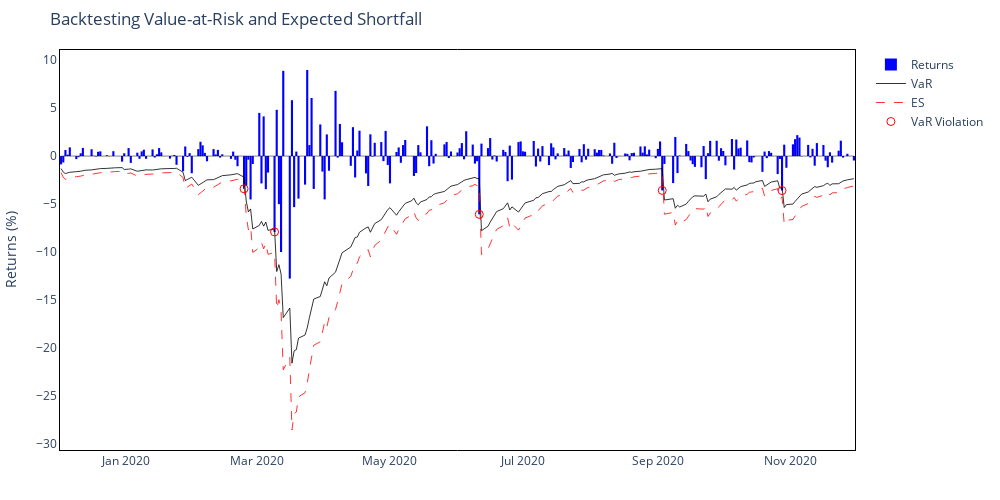
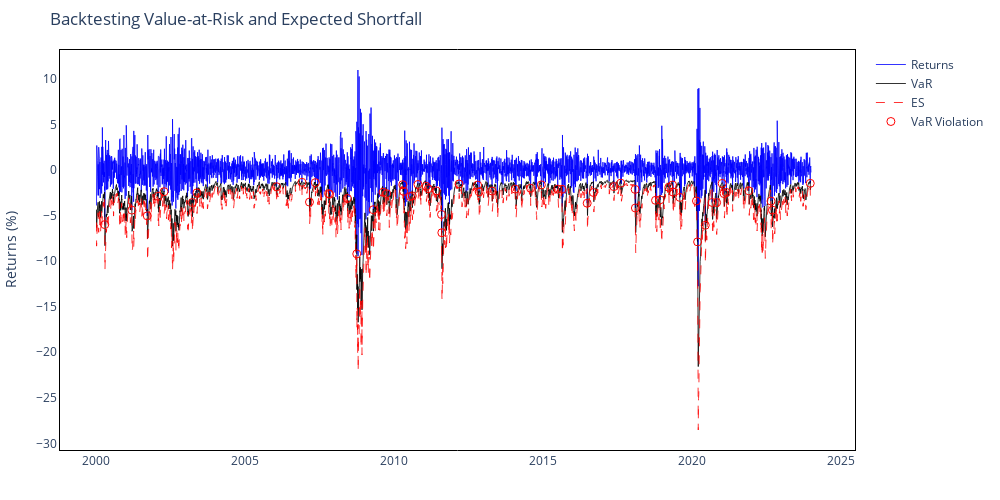
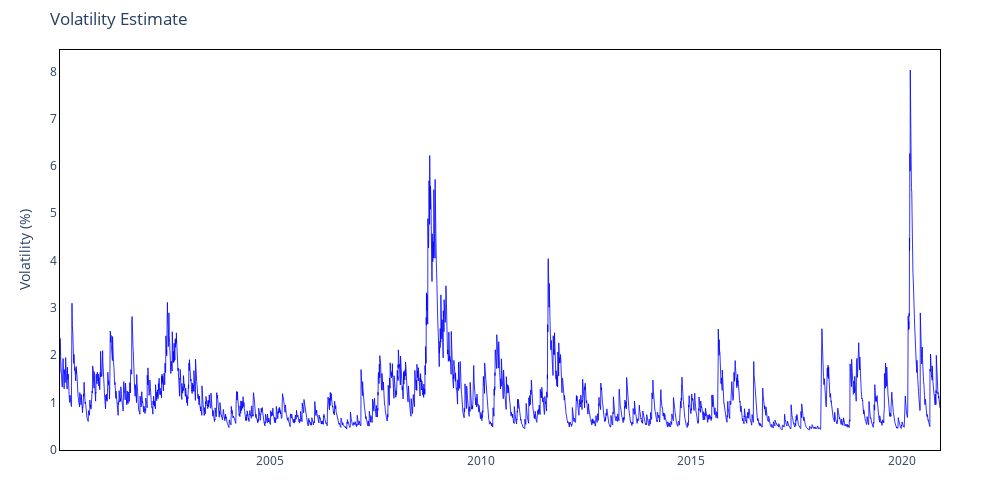

Notebook source saved alongside these figures, in order:
### Code cell
# Plot interactive VaR
fig_var = plots.plot_backtest(garch_output, subset=("2019-11-30", "2020-11-30"), interactive = True)

fig_var_long = plots.plot_backtest(garch_output, interactive = True)

# Plot interactive volatility for a subset
fig_vol = plots.plot_volatility(garch_output["Volatility"], subset=("1980-11-01", "2020-11-30"), interactive=True)

### Figure 1 — Plotly figure (JSON) as saved in the notebook; plotly's stock layout.template omitted (floating-point values rounded to 4 significant figures; data arrays with more than 128 entries replaced by an {"elided": "..."} marker saying what was removed)
{"data": [{"hovertemplate": "Date: %{x}<br>Return: %{y:.2f}%", "marker": {"color": "blue", "line": {"color": "black", "width": 0}}, "name": "Returns", "opacity": 1, "type": "bar", "x": {"elided": "252 str values"}, "y": {"elided": "252 float values"}}, {"customdata": {"elided": "252 float values"}, "hovertemplate": "Date: %{x}<br>VaR: %{customdata:.2f}%", "line": {"color": "black", "width": 0.8}, "mode": "lines", "name": "VaR", "type": "scatter", "x": {"elided": "252 str values"}, "y": {"elided": "252 float values"}}, {"customdata": {"elided": "252 float values"}, "hovertemplate": "Date: %{x}<br>ES: %{customdata:.2f}%", "line": {"color": "red", "dash": "dash", "width": 0.8}, "mode": "lines", "name": "ES", "type": "scatter", "x": {"elided": "252 str values"}, "y": {"elided": "252 float values"}}, {"hovertemplate": "Date: %{x}<br>Return: %{y:.2f}%", "marker": {"color": "red", "size": 8, "symbol": "circle-open"}, "mode": "markers", "name": "VaR Violation", "type": "scatter", "x": ["2020-02-24T00:00:00", "2020-03-09T00:00:00", "2020-06-11T00:00:00", "2020-09-03T00:00:00", "2020-10-28T00:00:00"], "y": [-3.409, -7.901, -6.075, -3.576, -3.593]}], "layout": {"bargap": 0.025, "barmode": "overlay", "height": 500, "hovermode": "x unified", "margin": {"b": 50, "l": 60, "r": 60, "t": 50}, "paper_bgcolor": "white", "plot_bgcolor": "white", "shapes": [{"line": {"color": "black", "width": 0.5}, "type": "line", "x0": "2019-12-02T00:00:00", "x1": "2020-11-30T00:00:00", "xref": "x", "y0": 0, "y1": 0, "yref": "y"}], "title": {"text": "Backtesting Value-at-Risk and Expected Shortfall"}, "width": 1000, "xaxis": {"linecolor": "black", "linewidth": 1, "mirror": true, "showline": true}, "yaxis": {"linecolor": "black", "linewidth": 1, "mirror": true, "showline": true, "title": {"text": "Returns (%)"}}}}

### Figure 2 — Plotly figure (JSON) as saved in the notebook; plotly's stock layout.template omitted (floating-point values rounded to 4 significant figures; data arrays with more than 128 entries replaced by an {"elided": "..."} marker saying what was removed)
{"data": [{"hovertemplate": "Date: %{x}<br>Return: %{y:.2f}%", "line": {"color": "blue", "width": 0.8}, "mode": "lines", "name": "Returns", "type": "scatter", "x": {"elided": "6036 str values"}, "y": {"elided": "6036 float values"}}, {"customdata": {"elided": "6036 float values"}, "hovertemplate": "Date: %{x}<br>VaR: %{customdata:.2f}%", "line": {"color": "black", "width": 0.8}, "mode": "lines", "name": "VaR", "type": "scatter", "x": {"elided": "6036 str values"}, "y": {"elided": "6036 float values"}}, {"customdata": {"elided": "6036 float values"}, "hovertemplate": "Date: %{x}<br>ES: %{customdata:.2f}%", "line": {"color": "red", "dash": "dash", "width": 0.8}, "mode": "lines", "name": "ES", "type": "scatter", "x": {"elided": "6036 str values"}, "y": {"elided": "6036 float values"}}, {"hovertemplate": "Date: %{x}<br>Return: %{y:.2f}%", "marker": {"color": "red", "size": 8, "symbol": "circle-open"}, "mode": "markers", "name": "VaR Violation", "type": "scatter", "x": ["2000-04-14T00:00:00", "2001-03-12T00:00:00", "2001-09-17T00:00:00", "2002-01-29T00:00:00", "2002-04-11T00:00:00", "2003-03-24T00:00:00", "2003-05-19T00:00:00", "2006-01-20T00:00:00", "2006-11-27T00:00:00", "2007-02-27T00:00:00", "2007-05-10T00:00:00", "2007-10-19T00:00:00", "2007-11-01T00:00:00", "2008-06-06T00:00:00", "2008-09-29T00:00:00", "2009-04-20T00:00:00", "2009-08-17T00:00:00", "2009-10-01T00:00:00", "2010-04-16T00:00:00", "2010-04-27T00:00:00", "2010-07-16T00:00:00", "2010-08-11T00:00:00", "2010-10-19T00:00:00", "2011-01-28T00:00:00", "2011-02-22T00:00:00", "2011-06-01T00:00:00", "2011-08-04T00:00:00", "2011-08-08T00:00:00", "2012-03-06T00:00:00", "2012-10-19T00:00:00", "2012-11-07T00:00:00", "2013-04-15T00:00:00", "2014-01-24T00:00:00", "2014-07-31T00:00:00", "2014-12-10T00:00:00", "2015-06-29T00:00:00", "2015-08-20T00:00:00", "2016-06-24T00:00:00", "2016-09-09T00:00:00", "2017-05-17T00:00:00", "2017-08-10T00:00:00", "2018-02-02T00:00:00", "2018-02-05T00:00:00", "2018-10-10T00:00:00", "2018-12-04T00:00:00", "2019-03-22T00:00:00", "2019-05-07T00:00:00", "2019-05-13T00:00:00", "2019-08-05T00:00:00", "2020-02-24T00:00:00", "2020-03-09T00:00:00", "2020-06-11T00:00:00", "2020-09-03T00:00:00", "2020-10-28T00:00:00", "2021-01-04T00:00:00", "2021-01-27T00:00:00", "2021-02-25T00:00:00", "2021-11-26T00:00:00", "2022-08-26T00:00:00", "2022-09-13T00:00:00", "2023-12-20T00:00:00"], "y": [-6.005, -4.414, -5.047, -2.903, -2.397, -3.587, -2.523, -1.85, -1.365, -3.534, -1.405, -2.595, -2.678, -3.138, -9.219, -4.373, -2.456, -2.61, -1.626, -2.366, -2.924, -2.858, -1.6, -1.801, -2.074, -2.305, -4.9, -6.896, -1.549, -1.671, -2.399, -2.323, -2.11, -2.02, -1.649, -2.109, -2.133, -3.658, -2.483, -1.835, -1.458, -2.144, -4.184, -3.342, -3.29, -1.916, -1.665, -2.443, -3.023, -3.409, -7.901, -6.075, -3.576, -3.593, -1.486, -2.601, -2.478, -2.299, -3.427, -4.42, -1.479]}], "layout": {"bargap": 0.025, "barmode": "overlay", "height": 500, "hovermode": "x unified", "margin": {"b": 50, "l": 60, "r": 60, "t": 50}, "paper_bgcolor": "white", "plot_bgcolor": "white", "title": {"text": "Backtesting Value-at-Risk and Expected Shortfall"}, "width": 1000, "xaxis": {"linecolor": "black", "linewidth": 1, "mirror": true, "showline": true}, "yaxis": {"linecolor": "black", "linewidth": 1, "mirror": true, "showline": true, "title": {"text": "Returns (%)"}}}}

### Figure 3 — Plotly figure (JSON) as saved in the notebook; plotly's stock layout.template omitted (floating-point values rounded to 4 significant figures; data arrays with more than 128 entries replaced by an {"elided": "..."} marker saying what was removed)
{"data": [{"hovertemplate": "Date: %{x}<br>Volatility: %{y:.2f}%", "line": {"color": "blue", "width": 0.8}, "mode": "lines", "name": "Volatility", "type": "scatter", "x": {"elided": "5261 str values"}, "y": {"elided": "5261 float values"}}], "layout": {"height": 500, "hovermode": "x unified", "margin": {"b": 50, "l": 60, "r": 60, "t": 50}, "paper_bgcolor": "white", "plot_bgcolor": "white", "title": {"text": "Volatility Estimate"}, "width": 1000, "xaxis": {"linecolor": "black", "linewidth": 1, "mirror": true, "showline": true}, "yaxis": {"linecolor": "black", "linewidth": 1, "mirror": true, "showline": true, "title": {"text": "Volatility (%)"}}}}
